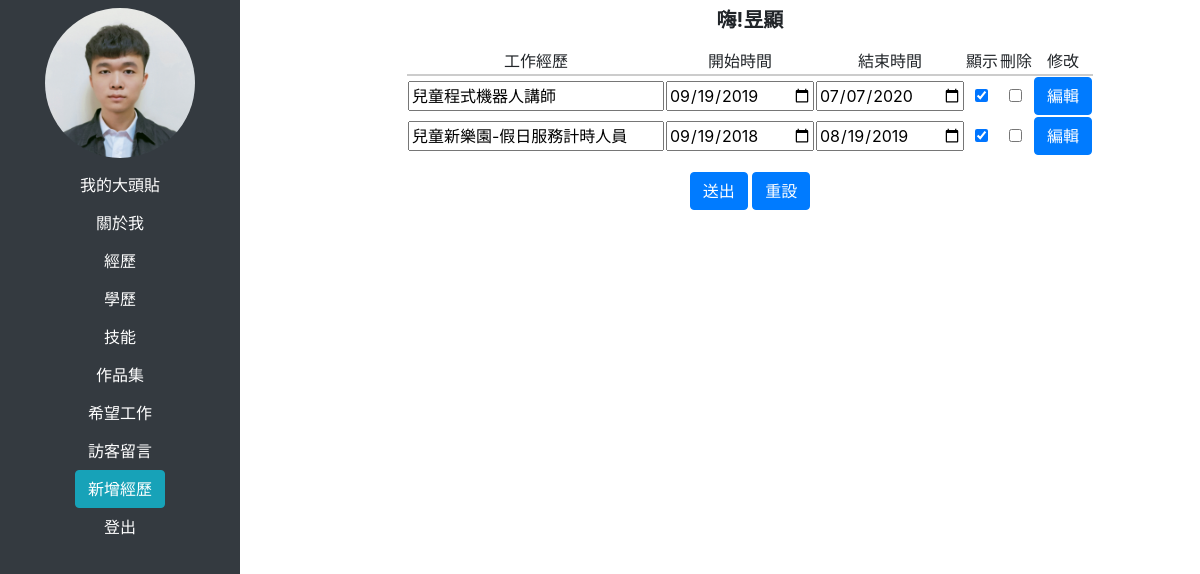
The page /backend.php?do=exp (signed in) on the database its author committed.
### tables this page shows
CREATE TABLE `resume_img` (
  `id` int(10) UNSIGNED NOT NULL,
  `img` varchar(64) NOT NULL COMMENT '圖片',
  `text` text NOT NULL COMMENT '替代文字',
  `sh` tinyint(1) NOT NULL COMMENT '顯示'
);

CREATE TABLE `resume_exp_title` (
  `id` int(11) NOT NULL,
  `title` text NOT NULL COMMENT '標題',
  `start` date NOT NULL COMMENT '開始時間',
  `end` date NOT NULL COMMENT '結束時間',
  `sh` tinyint(1) NOT NULL
);

### base.php (called while the page is built, shortened)
<?php
    $addstr=[
        'img'=>'新增大頭照',
        'about'=>'新增關於我',
        'exp'=>'新增經歷',
        'exp_e'=>'新增學歷',
        'skill'=>'新增技能',
        'works'=>'新增作品集',
        'contact'=>'新增聯絡我'
    ];
    $Img=new DB("resume_img");
    $Exp_t=new DB("resume_exp_title");
    class DB{
        protected $table;
        protected $dsn="mysql:host=localhost;dbname=s1090413;charset=utf8";
        protected $pdo;
        function __construct($table)
        {
            $this->table=$table;
            $this->pdo=new PDO($this->dsn,'root','');
        }
        function all(...$arg){
            $sql="select * from $this->table";
            return $this->pdo->query($sql)->fetchAll();
        }
        function find($id){
            $sql="select *  from $this->table";
            if(is_array($id)){
                foreach($id as $key=>$value){
                    $tmp[]=sprintf("`%s`='%s'",$key,$value);
                }
                $sql.=" where ".implode("&&",$tmp);
            }else{
                $sql.=" where `id`='${id}'";
            }
            return $this->pdo->query($sql)->fetch(PDO::FETCH_ASSOC);
        }
    }
?>

### backend/exp.php (the view, shortened to what this page needs)
<table class="mx-auto">
    <thead>
        <td>工作經歷</td>
        <td>開始時間</td>
        <td>結束時間</td>
        <td>顯示</td>
        <td>刪除</td>
        <td>修改</td>
    </thead>
    <?php
    $rows = $Exp_t->all();
    foreach ($rows as $key => $row) {
    ?><tr>
            <td><input type="text" name="title[]" value="<?= $row['title']; ?>"></td>
            <td><input type="date" name="start[]" value="<?= $row['start']; ?>"></td>
            <td><input type="date" name="end[]" value="<?= $row['end']; ?>"></td>
            <td><input type="checkbox" name="sh[]" value="<?= $row['id']; ?>" <?= ($row['sh'] == 1) ? "checked" : ""; ?>></td>
            <td><input type="checkbox" name="del[]" value="<?= $row['id']; ?>"></td>
            <td>
                <button type="button" class="btn btn-primary" data-toggle="modal" data-target="#exp" onclick="change_modal(`backend/exp_i.php?table=exp_i&exp_t=<?= $row['title']; ?>`)">
                    編輯
                </button>
            </td>
        </tr>
    <?php
    }
    ?>
</table>

### backend.php (shortened to what this page needs)
<?php
include_once "base.php";
$do = isset($_GET['do']) ? $_GET['do'] : "img";
$file = "backend/" . $do . ".php";
?>
<!DOCTYPE html>
<html lang="en">
<head>
    <link rel="stylesheet" href="plugin/bootstrap.min.css">
</head>
<body>
    <aside class="user bg-dark">
        <img src="img/<?= $Img->find(['sh' => 1])['img']; ?>" class="rounded mx-auto d-block rounded-circle my-2 d-block" style="width:150px;height:150px">
        <a class="btn" href="?do=img">我的大頭貼</a>
        <a class="btn" href="?do=about">關於我</a>
        <a class="btn" href="?do=exp">經歷</a>
        <a class="btn" href="?do=exp_e">學歷</a>
        <a class="btn" href="?do=skill">技能</a>
        <a class="btn" href="?do=works">作品集</a>
        <a class="btn" href="?do=job">希望工作</a>
        <a class="btn" href="?do=visitors">訪客留言</a>
        <?php
        if ($do != 'job' && $do != 'visitors') {
        ?>
            <button type="button" class="btn btn-info mx-auto" data-toggle="modal" data-target="#exp" id="click">
                <?= $addstr[$do]; ?>
            </button>
        <?php
        }
        ?>
        <a class="btn" href="api/logout.php">登出</a>
    </aside>
    <section class="container mx-auto w-75 float-right text-center mt-2 main">
        <h5 class="font-weight-bold pb-2">嗨!<?=$_SESSION['login'];?></h5>
        <form action="api/edit.php" method="post">
            <?php
            if (file_exists($file)) {
                include $file;
            } else {
                include "backend/img.php";
            }
            ?>
            <div>
                <div class="mt-3">
                    <button class="btn btn-primary" type="submit">送出</button>
                    <button class="btn btn-primary" type="reset">重設</button>
                </div>
        </form>
    </section>
</body>
</html>

### backend.php (style rules this page uses)
.user { position: absolute; top: 0; left: 0; bottom: 0; width: 20%; text-align: center; background: #ccc; }
.user a { text-align: center; color: white; display: block; }
.main thead { border-bottom: 2px solid #ccc; }

### rows shown on the page
resume_img: img (picture)
resume_exp_title: title "兒童程式機器人講師", start "09/19/2019", end "07/07/2020", sh "☑"
resume_exp_title: title "兒童新樂園-假日服務計時人員", start "09/19/2018", end "08/19/2019", sh "☑"

### other values the page prints
$addstr[$do] "新增經歷"
$_SESSION['login'] "昱顯"
